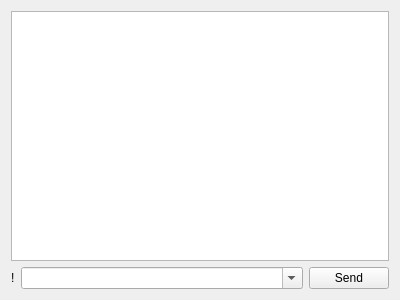
<?xml version="1.0" encoding="UTF-8"?>
<ui version="4.0">
 <class>KeyboardConsole91tkl</class>
 <widget class="QWidget" name="KeyboardConsole91tkl">
  <property name="geometry">
   <rect>
    <x>0</x>
    <y>0</y>
    <width>400</width>
    <height>300</height>
   </rect>
  </property>
  <property name="windowTitle">
   <string>Form</string>
  </property>
  <layout class="QGridLayout" name="gridLayout">
   <item row="0" column="0" colspan="3">
    <widget class="QPlainTextEdit" name="plainTextEdit">
     <property name="readOnly">
      <bool>true</bool>
     </property>
    </widget>
   </item>
   <item row="3" column="2">
    <widget class="QPushButton" name="pushButton">
     <property name="text">
      <string>Send</string>
     </property>
    </widget>
   </item>
   <item row="3" column="0">
    <widget class="QLabel" name="label">
     <property name="text">
      <string>!</string>
     </property>
    </widget>
   </item>
   <item row="3" column="1">
    <widget class="QComboBox" name="comboBox">
     <property name="sizePolicy">
      <sizepolicy hsizetype="Preferred" vsizetype="Fixed">
       <horstretch>1</horstretch>
       <verstretch>0</verstretch>
      </sizepolicy>
     </property>
     <property name="editable">
      <bool>true</bool>
     </property>
     <property name="maxVisibleItems">
      <number>25</number>
     </property>
     <property name="insertPolicy">
      <enum>QComboBox::InsertAtTop</enum>
     </property>
    </widget>
   </item>
  </layout>
 </widget>
 <resources/>
 <connections/>
</ui>
